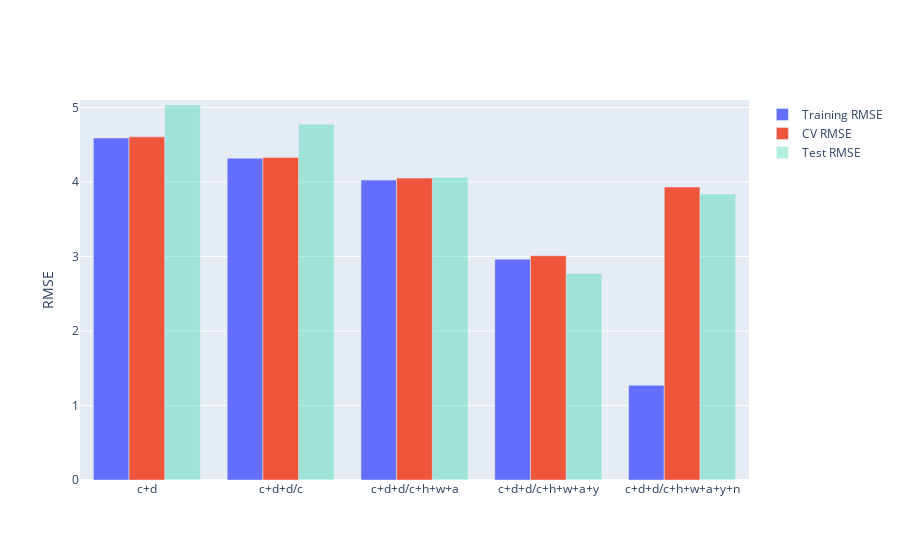

Notebook code cell kept with this figure:
### Code cell
fig = compare_models(models)
fig.update_yaxes(range=[0,5.1], title="RMSE")

### Figure 1 — Plotly figure (JSON) as saved in the notebook; plotly's stock layout.template omitted (floating-point values rounded to 4 significant figures)
{"data": [{"name": "Training RMSE", "type": "bar", "x": ["c+d", "c+d+d/c", "c+d+d/c+h+w+a", "c+d+d/c+h+w+a+y", "c+d+d/c+h+w+a+y+n"], "y": [4.589, 4.319, 4.025, 2.962, 1.271]}, {"name": "CV RMSE", "type": "bar", "x": ["c+d", "c+d+d/c", "c+d+d/c+h+w+a", "c+d+d/c+h+w+a+y", "c+d+d/c+h+w+a+y+n"], "y": [4.605, 4.33, 4.052, 3.009, 3.931]}, {"name": "Test RMSE", "opacity": 0.3, "type": "bar", "x": ["c+d", "c+d+d/c", "c+d+d/c+h+w+a", "c+d+d/c+h+w+a+y", "c+d+d/c+h+w+a+y+n"], "y": [5.034, 4.776, 4.063, 2.769, 3.838]}], "layout": {"yaxis": {"range": [0, 5.1], "title": {"text": "RMSE"}}}}
